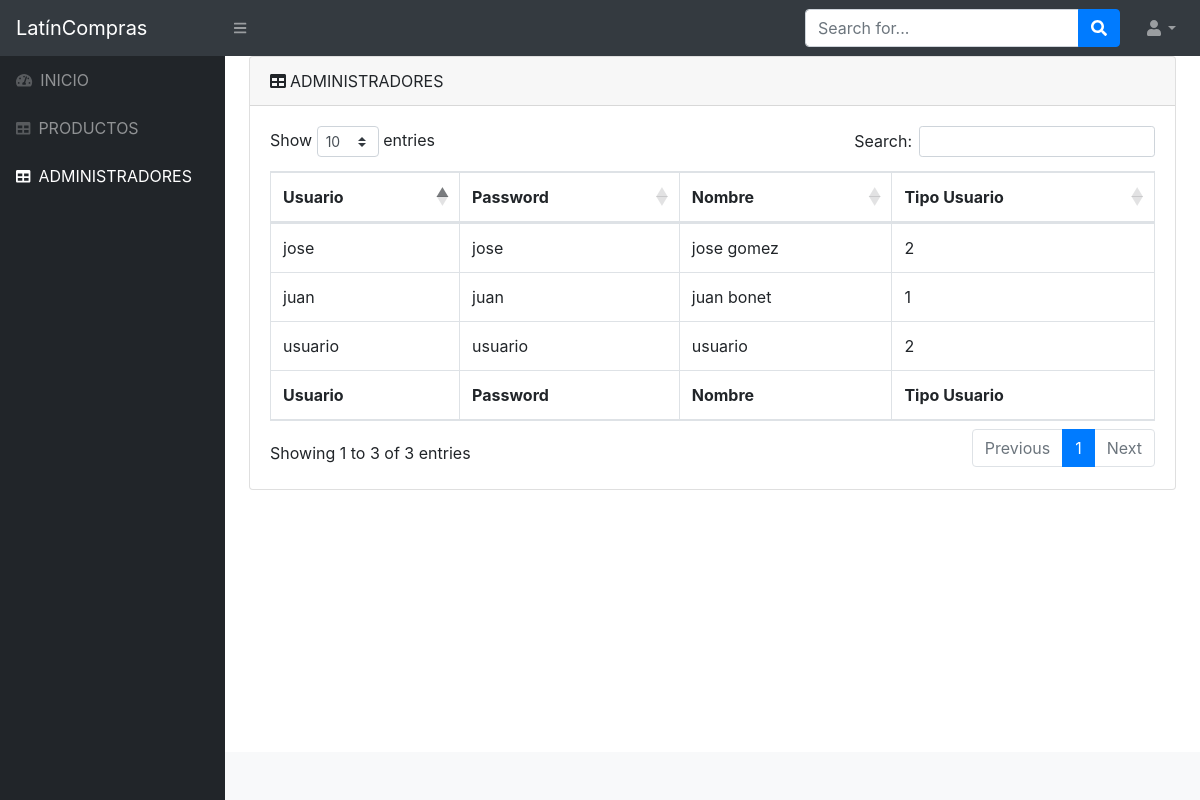
The app's page /tabla.php (signed in) with its own data.
### tables this page shows
CREATE TABLE `usuarios` (
  `id` int(11) NOT NULL,
  `usuario` varchar(40) NOT NULL,
  `password` varchar(50) NOT NULL,
  `nombre` varchar(80) NOT NULL,
  `tipo_usuario` int(11) NOT NULL
);

### tabla.php (the view, shortened to what this page needs)
<?php
	require 'conexion.php';
	$id = $_SESSION['id'];
	$tipo_usuario = $_SESSION['tipo_usuario'];
	if($tipo_usuario == 1){
		$where = "";
		} else if($tipo_usuario == 2){
		$where = "WHERE id=$id";
	}
	$sql = "SELECT * FROM usuarios $where";
	$resultado = $mysqli->query($sql);
?>
<!DOCTYPE html>
<html lang="es">
    <head>
		<link href="css/styles.css" rel="stylesheet" />
		<link href="https://cdn.datatables.net/1.10.20/css/dataTables.bootstrap4.min.css" rel="stylesheet" />
	</head>
	<body class="sb-nav-fixed">
		<nav class="sb-topnav navbar navbar-expand navbar-dark bg-dark">
			<a class="navbar-brand" href="principal.php">LatínCompras</a><button class="btn btn-link btn-sm order-1 order-lg-0" id="sidebarToggle" href="#"><i class="fas fa-bars"></i></button
			>
			<form class="d-none d-md-inline-block form-inline ml-auto mr-0 mr-md-3 my-2 my-md-0">
				<div class="input-group">
					<input class="form-control" type="text" placeholder="Search for..." aria-label="Search" aria-describedby="basic-addon2" />
					<div class="input-group-append">
						<button class="btn btn-primary" type="button"><i class="fas fa-search"></i></button>
					</div>
				</div>
			</form>
			<ul class="navbar-nav ml-auto ml-md-0">
				<li class="nav-item dropdown">
					<a class="nav-link dropdown-toggle" id="userDropdown" href="#" role="button" data-toggle="dropdown" aria-haspopup="true" aria-expanded="false"><i class="fas fa-user fa-fw"></i></a>
				</li>
			</ul>
		</nav>
		<div id="layoutSidenav">
			<div id="layoutSidenav_nav">
				<nav class="sb-sidenav accordion sb-sidenav-dark" id="sidenavAccordion">
					<div class="sb-sidenav-menu">
						<div class="nav">
							<a class="nav-link" href="principal.php"
							><div class="sb-nav-link-icon"><i class="fas fa-tachometer-alt"></i></div>
								INICIO</a
							>
									<a class="nav-link" href="productos.php">
										<div class="sb-nav-link-icon"><i class="fas fa-table"></i></div>
										PRODUCTOS</a><a class="nav-link" href="tabla.php">
											<div class="sb-nav-link-icon"><i class="fas fa-table"></i></div>
										ADMINISTRADORES</a
									>
						</div>
					</div>
				</nav>
			</div>
			<div id="layoutSidenav_content">
				<main>
					<div class="container-fluid">
						<div class="card mb-4">
							<div class="card-header"><i class="fas fa-table mr-1"></i>ADMINISTRADORES</div>
							<div class="card-body">
								<div class="table-responsive">
									<table class="table table-bordered" id="dataTable" width="100%" cellspacing="0">
										<thead>
											<tr>
												<th>Usuario</th>
												<th>Password</th>
												<th>Nombre</th>
												<th>Tipo Usuario</th>
											</tr>
										</thead>
										<tfoot>
											<tr>
												<th>Usuario</th>
												<th>Password</th>
												<th>Nombre</th>
												<th>Tipo Usuario</th>
											</tr>
										</tfoot>
										<tbody>
											<?php while($row = $resultado->fetch_assoc()) { ?>
												<tr>
													<td><?php echo $row['usuario']; ?></td>
													<td><?php echo $row['password']; ?></td>
													<td><?php echo $row['nombre']; ?></td>
													<td><?php echo $row['tipo_usuario']; ?></td>
												</tr>
											<?php } ?>
										</tbody>
									</table>
								</div>
								</div>
								</div>
											</div>
					</main>
					<footer class="py-4 bg-light mt-auto">
				</footer>
			</div>
		</div>
	</body>
</html>

### records on screen
usuarios: usuario "juan", password "juan", nombre "juan bonet", tipo_usuario "1"
usuarios: usuario "usuario", password "usuario", nombre "usuario", tipo_usuario "2"
usuarios: usuario "jose", password "jose", nombre "jose gomez", tipo_usuario "2"
